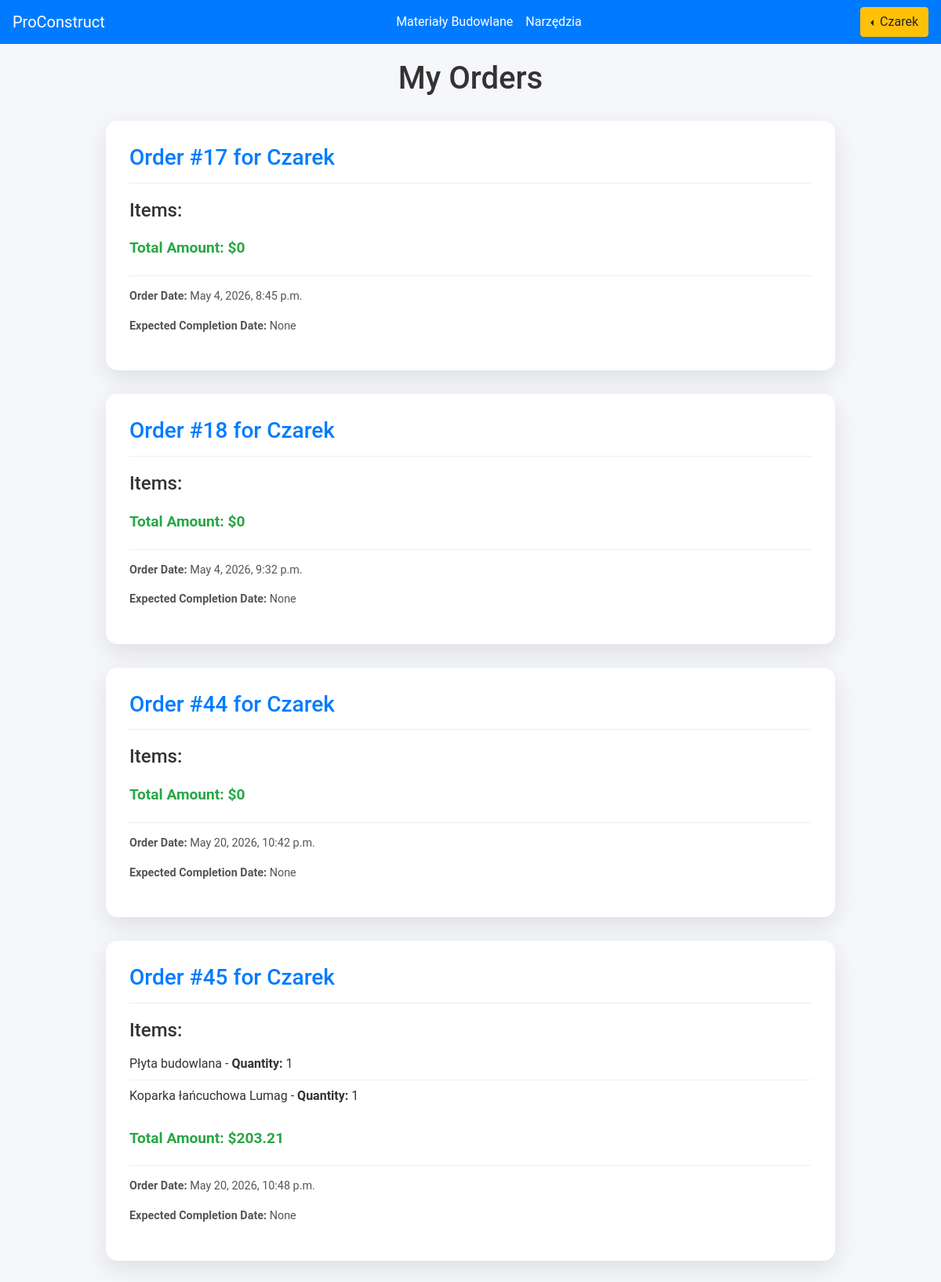
The app's page /user/check_orders/ (signed in) with its own data.
### users/models.py (models this page shows, shortened)
class CustomUser(AbstractUser):
    email = models.EmailField(_('email address'), unique=True)
    USERNAME_FIELD = 'email'
    REQUIRED_FIELDS = ('username',)
    objects = CustomUserManager()

### base/models.py (models this page shows, shortened)
class Order(models.Model):
    STATUS_CHOICES = [
        ('pending', 'Pending'),
        ('completed', 'Completed'),
        ('failed', 'Failed'),
        ('cancelled', 'Cancelled'),
    ]
    user = models.ForeignKey(settings.AUTH_USER_MODEL, on_delete=models.CASCADE)
    order_date = models.DateTimeField(auto_now_add=True)
    order_completion_date = models.DateTimeField(null=True, blank=True)
    payu_order_id = models.CharField(max_length=100, null=True, blank=True)
    payment_status = models.CharField(max_length=20, choices=STATUS_CHOICES, default='pending')
    total_amount = models.DecimalField(max_digits=10, decimal_places=2, default=0)
    def __str__(self):
        return f"Order #{self.id} for {self.user.username}"

class OrderProduct(models.Model):
    order = models.ForeignKey(Order, on_delete=models.CASCADE)
    cart_item = models.ForeignKey(CartItem, on_delete=models.CASCADE)

class CartItem(models.Model):
    cart = models.ForeignKey('Cart', on_delete=models.CASCADE, null=True, blank=True)
    product = models.ForeignKey(Product, on_delete=models.CASCADE, null=True, blank=True)
    equipment = models.ForeignKey(Equipment, on_delete=models.CASCADE, null=True, blank=True)
    product_quantity = models.PositiveIntegerField(default=1)
    equipment_quantity = models.PositiveIntegerField(default=1)
    rent_start_date = models.DateField(null=True, blank=True)
    rent_end_date = models.DateField(null=True, blank=True)

class Product(models.Model):
    name = models.CharField(max_length=100)
    description = models.TextField()
    price = models.DecimalField(max_digits=10, decimal_places=2)
    image = models.URLField()
    quantity = models.PositiveIntegerField(default=0)

class OrderEquipment(models.Model):
    order = models.ForeignKey(Order, on_delete=models.CASCADE)
    cart_item = models.ForeignKey(CartItem, on_delete=models.CASCADE)
    rental_rate_at_order = models.DecimalField(max_digits=10, decimal_places=2, null=True, blank=True)
    deposit_at_order = models.DecimalField(max_digits=10, decimal_places=2, null=True, blank=True)

class Equipment(models.Model):
    name = models.CharField(max_length=100)
    description = models.TextField()
    price = models.DecimalField(max_digits=10, decimal_places=2)
    image = models.URLField()
    quantity = models.PositiveIntegerField(default=0)
    rental_rate = models.DecimalField(
        "Stawka najmu (za dzień)",
        max_digits=10, decimal_places=2, default=0
    )
    rental_period = models.CharField(
        "Jednostka najmu",
        max_length=10,
        choices=[('day', 'dzień'), ('week', 'tydzień'), ('month', 'miesiąc')],
        default='day'
    )
    deposit = models.DecimalField(
        "Kaucja",
        max_digits=10, decimal_places=2, default=0
    )

### users/views.py (the view)
# urls.py: path('check_orders/', views.check_orders, name='check_orders'),
@login_required
def check_orders(request):
    order_products_qs = OrderProduct.objects.select_related('cart_item__product')
    order_equipments_qs = OrderEquipment.objects.select_related('cart_item__equipment')
    orders = Order.objects.filter(user=request.user).prefetch_related(
        Prefetch('orderproduct_set', queryset=order_products_qs, to_attr='prefetched_products'),
        Prefetch('orderequipment_set', queryset=order_equipments_qs, to_attr='prefetched_equipments')
    )
    order_data = []
    for order in orders:
        order_products = getattr(order, 'prefetched_products', [])
        order_equipments = getattr(order, 'prefetched_equipments', [])
        total_amount_products = sum(
            op.cart_item.product.price * op.cart_item.product_quantity for op in order_products)
        total_amount_equipments = sum(
            oe.cart_item.equipment.price * oe.cart_item.equipment_quantity for oe in order_equipments)
        total_amount = total_amount_products + total_amount_equipments
        order_data.append({
            'order': order,
            'order_products': order_products,
            'order_equipments': order_equipments,
            'total_amount': total_amount
        })
    return render(request, 'users/check_orders.html', {'order_data': order_data})

### templates/users/check_orders.html
{% include 'base/navbar.html' %}
{% load static %}
{% block extra_head %}
    <link rel="stylesheet" href="{% static 'orders.css' %}">
{% endblock %}
<div class="container">
    <h1>My Orders</h1>
    {% for order_info in order_data %}
    <div class="order-card">
        <div class="order-card-header">
            <h2>{{ order_info.order }}</h2>
        </div>
        <div class="order-card-body">
            <h4>Items:</h4>
            <ul>
                {% for product in order_info.order_products %}
                    <li>{{ product.cart_item.product.name }} - <strong>Quantity:</strong> {{ product.cart_item.product_quantity }}</li>
                {% endfor %}
                {% for equipment in order_info.order_equipments %}
                    <li>{{ equipment.cart_item.equipment.name }} - <strong>Quantity:</strong> {{ equipment.cart_item.equipment_quantity }}</li>
                {% endfor %}
            </ul>
            <p class="total-amount">Total Amount: ${{ order_info.total_amount }}</p>
        </div>
        <div class="order-card-footer">
            <p><strong>Order Date:</strong> {{ order_info.order.order_date }}</p>
            <p><strong>Expected Completion Date:</strong> {{ order_info.order.order_completion_date }}</p>
        </div>
    </div>
    {% empty %}
        <p>You have no orders yet.</p>
    {% endfor %}
</div>

### templates/base/navbar.html (shortened to what this page needs)
<link rel="stylesheet" href="https://cdn.jsdelivr.net/npm/bootstrap@4.4.1/dist/css/bootstrap.min.css">
<nav class="navbar navbar-expand-md navbar-dark sticky-top bg-primary">
    <a class="navbar-brand" href="/">ProConstruct</a>
    <div class="collapse navbar-collapse" id="navbarNav">
        <ul class="navbar-nav mx-auto">
            <li class="nav-item">
                <a class="nav-link" style="color: white;" href="{% url 'product-list' %}">Materiały Budowlane</a>
            </li>
            <li class="nav-item">
                <a class="nav-link" style="color: white;" href="{% url 'equipment-list' %}">Narzędzia</a>
            </li>
        </ul>
        <div class="navbar-nav">
            {% if request.user.is_authenticated %}
                <div class="dropleft">
                    <button class="btn btn-warning dropdown-toggle" type="button" id="dropdownMenuButton" data-toggle="dropdown" aria-haspopup="true" aria-expanded="false">
                        {{ request.user.username }}
                    </button>
                </div>
            {% endif %}
        </div>
    </div>
</nav>

### static/orders.css (style rules this page uses)
.container { padding-top: 20px; width: 90%; max-width: 960px; margin: 0 auto; }
h1 { text-align: center; margin-bottom: 30px; font-size: 2.5rem; color: #333; }
.order-card { background: #ffffff; border-radius: 15px; box-shadow: 0 10px 30px rgba(0, 0, 0, 0.1); margin-bottom: 30px; padding: 30px; transition: transform 0.3s ease, box-shadow 0.3s ease; }
.order-card-header { border-bottom: 1px solid #eee; padding-bottom: 15px; margin-bottom: 20px; }
.order-card-header h2 { margin: 0; font-size: 1.75rem; color: #007bff; }
.order-card-body ul { list-style-type: none; padding-left: 0; margin-bottom: 20px; }
.order-card-body li { padding: 8px 0; border-bottom: 1px solid #f0f0f0; }
.order-card-body li:last-child { border-bottom: none; }
.order-card-footer { border-top: 1px solid #eee; padding-top: 15px; margin-top: 20px; font-size: 0.9rem; color: #555; }
.total-amount { font-size: 1.2rem; font-weight: bold; color: #28a745; margin-bottom: 15px; }

### records on screen
CustomUser: user.username "Czarek"
Order: order "Order #17 for Czarek", total_amount "0", order.order_date "May 4, 2026, 8:45 p.m.", order.order_completion_date "None"
Order: order "Order #18 for Czarek", total_amount "0", order.order_date "May 4, 2026, 9:32 p.m.", order.order_completion_date "None"
Order: order "Order #44 for Czarek", total_amount "0", order.order_date "May 20, 2026, 10:42 p.m.", order.order_completion_date "None"
Order: order "Order #45 for Czarek", total_amount "203.21", order.order_date "May 20, 2026, 10:48 p.m.", order.order_completion_date "None"
OrderProduct: cart_item.product.name "Płyta budowlana", cart_item.product_quantity "1"
OrderEquipment: cart_item.equipment.name "Koparka łańcuchowa Lumag", cart_item.equipment_quantity "1"
